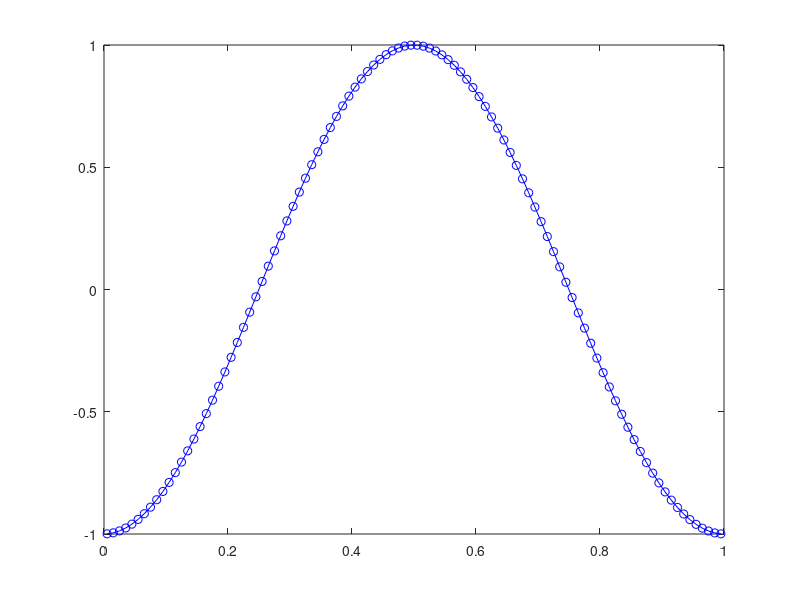
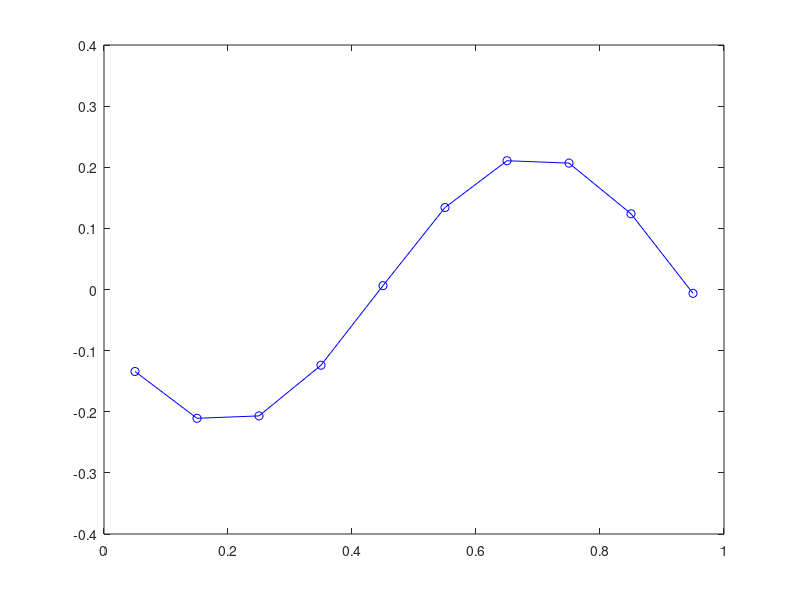
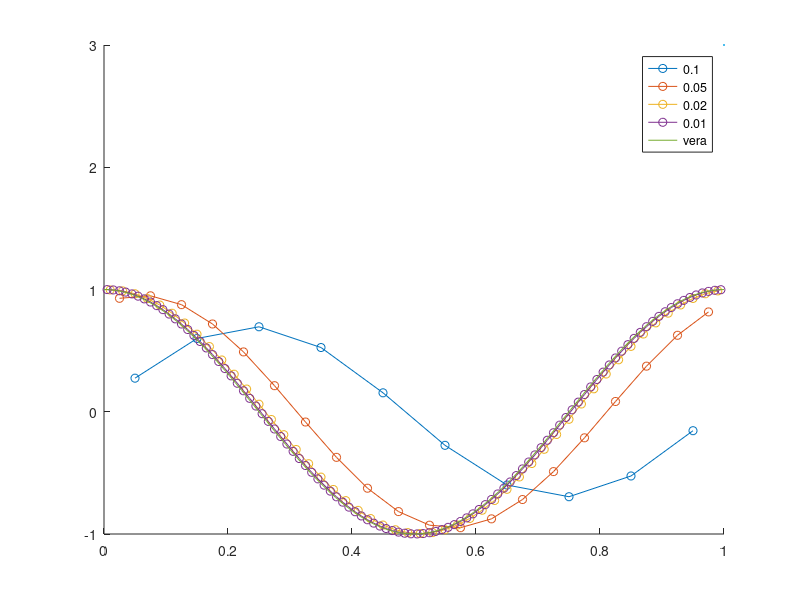

Write the MATLAB code that produced these figures, in order.
%% 1

clc
clear
close all

f = @(x) cos(2*pi.*x);

Tf = 1;
T0 = 0;
lambda = 1;
a = 0.5;
dx = 0.01;

dt = dx;

passiT = (Tf-T0)/dt;

% mi serve un numero di passi intero (in questo caso non serve)

passiT = ceil(passiT);

% ricalcolo dt (dt nuovo <= dt vecchio)

dt = (Tf-T0)/passiT;

% calcolo le uj di partenza

x0 = 0;
xF = 1;
x = x0:dx:xF;
U = [];
for k=1:length(x)-1
    U(k,1) = 1/dx * integral(f, x(k), x(k+1));
end

xMedi = (x(2:end) + x(1:end-1))/2;
figure
for k=1:passiT
    U_dx = [U(2:end); U(1)];
    U_sx = [U(end); U(1:end-1)];

    U = U - 1/2*lambda*a*(U_dx - U_sx) + 1/2 * (lambda*a)^2 * (U_sx + U_dx - 2*U);
    plot(xMedi, U, "bo-")
    pause(0.01)
end

max(U)


%% 2

clc
clear
close all

a = 0.5;

lambda = 1;

dx = 0.1;
dt = lambda*dx;

tf = 1;
f0 = 0;

nt = tf/dt;

x0 = 0;
xF = 1;
x = x0:dx:xF;
f = @(x) sin(2*pi.*x);

for k = 1:length(x)-1
    U(k,1) = 1/dx * integral(f, x(k), x(k+1));
end

xMedi = (x(2:end) + x(1:end-1))/2;
figure
for k = 1:nt
    U_dx = [U(2:end); U(1)];
    U_sx = [U(end);U(1:end-1)];

    U = 1/2 * (U_sx + U_dx) - 1/2 * lambda * a * (U_sx - U_dx);
plot(xMedi, U, "bo-")
    pause(0.01)
end


max(U)


%% 3
clc
clear
close all


a = 0.5;

t0 = 0;
tf = 10;

x0 = 0;
xf = 1;

lambda_a = 0.5;

lambda = lambda_a/a;
 
figure
hold on
for dx = [0.1 0.05 0.02 0.01]
    x = x0:dx:xf;
    dt = lambda*dx;
    
    f = @(x) cos(2*pi.*x);
    nt = (tf-t0)/dt;
    
    for k = 1:length(x)-1
        U(k,1) = 1/dx * integral(f, x(k), x(k+1));
    end
    
    xMedi = (x(2:end) + x(1:end-1))/2;
    
    for k = 1:nt
        U_sx = [U(end);U(1:end-1)];
        U_dx = [U(2:end); U(1)];
    
        U = U - 1/2 * a *lambda * (U_sx-U_dx) + 1/2 * (lambda * a)^2 * (U_dx + U_sx - 2*U);
        
    end
    size(xMedi)
    size(U)
    plot(xMedi, U, "o-")

    clear U

end

x = linspace(0,1);
u_vera = f(x-a*10);

plot(x, u_vera, LineWidth=3)

legend("0.1", "0.05", "0.02", "0.01", "vera")



